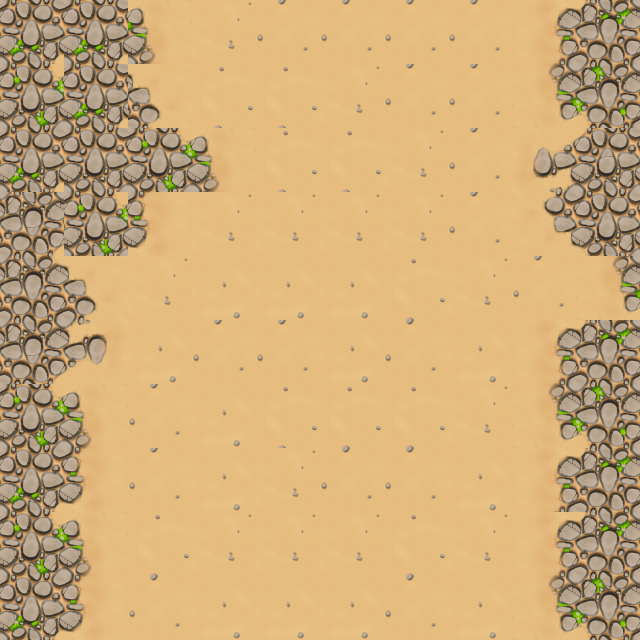

A level layout from a 2D game, rendered from its tile map. Below: a short description, then the map file with tile-grid data replaced by summaries:
An orthogonal 10x10 tile map with 64x64 px tiles, 1 tile layer (background), 3 tilesets and 16 objects (5x gem, biggem).

<map version="1.4" tiledversion="1.4.3" orientation="orthogonal" renderorder="right-down" width="10" height="10" tilewidth="64" tileheight="64" infinite="0" nextlayerid="9" nextobjectid="38">
 <tileset firstgid="1" name="melle_bg_remix_64" tilewidth="64" tileheight="64" tilecount="24" columns="6">
  <image source="melle_bg_remix_64.png" width="384" height="256" />
 </tileset>
 <tileset firstgid="25" name="crystal_set" tilewidth="100" tileheight="100" tilecount="5" columns="5">
  <image source="crystal_set.png" width="500" height="100" />
 </tileset>
 <tileset firstgid="30" name="trees" tilewidth="64" tileheight="64" tilecount="2" columns="2">
  <image source="../../tile_maps/trees.png" width="128" height="64" />
 </tileset>
 <layer id="1" name="background" width="10" height="10" tintcolor="#ffd8bd">
  <data>[100 cells, 100 non-empty, 14 distinct tile ids]</data>
 </layer>
 <objectgroup id="2" name="items">
  <object id="1" name="gem" gid="25" x="568.047" y="313.694" width="32" height="32" />
  <object id="2" name="gem" gid="28" x="104" y="313" width="32" height="32" />
  <object id="3" name="gem" gid="26" x="123" y="605" width="32" height="32" />
  <object id="4" name="gem" gid="27" x="523" y="37" width="32" height="32" />
  <object id="5" name="gem" gid="29" x="596" y="620" width="32" height="32" />
  <object id="37" name="biggem" gid="25" x="313" y="341" width="100" height="100" visible="0" />
 </objectgroup>
 <objectgroup id="5" name="trees">
  <object id="19" gid="30" x="35" y="275" width="126" height="126" />
  <object id="20" gid="30" x="533" y="274" width="89" height="89" />
  <object id="21" gid="30" x="532" y="411" width="96" height="96" />
  <object id="22" gid="31" x="14" y="116" width="165" height="165" />
  <object id="23" gid="31" x="492" y="594" width="108" height="108" />
  <object id="24" gid="31" x="536" y="159" width="100" height="100" />
 </objectgroup>
 <objectgroup id="4" name="walls">
  <object id="9" x="-104" y="-54" width="120" height="718" />
  <object id="10" x="628" y="-82" width="118" height="750" />
  <object id="11" x="-230" y="-170" width="1044" height="182" />
  <object id="12" x="-222" y="622" width="1040" height="96" />
 </objectgroup>
</map>